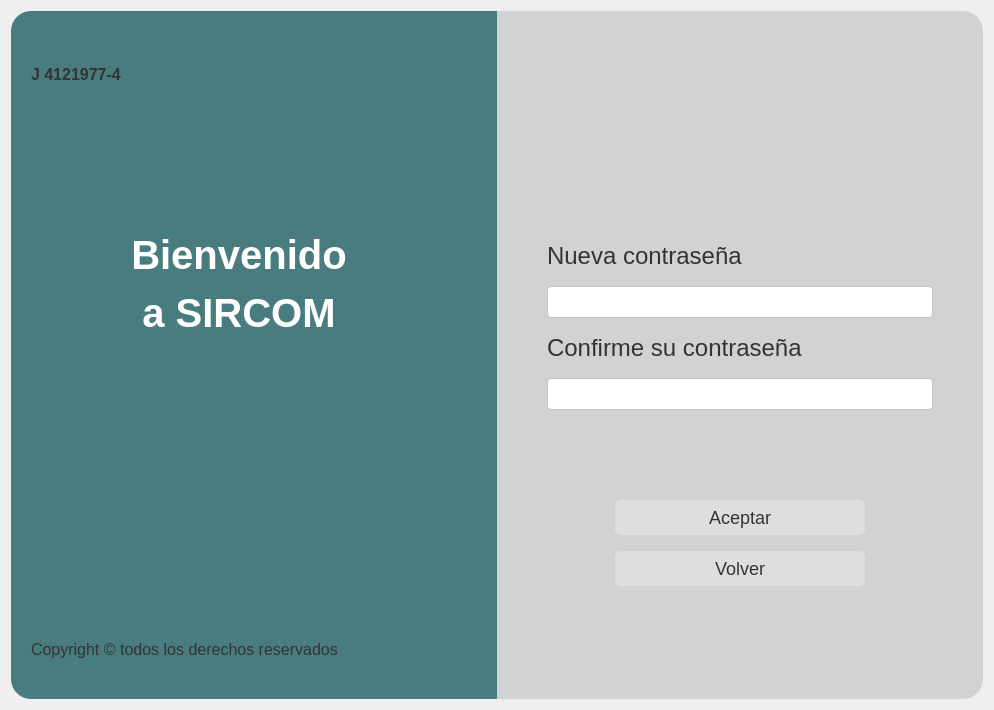
<?xml version="1.0" encoding="UTF-8"?>
<ui version="4.0">
 <class>Form</class>
 <widget class="QWidget" name="Form">
  <property name="geometry">
   <rect>
    <x>0</x>
    <y>0</y>
    <width>994</width>
    <height>710</height>
   </rect>
  </property>
  <property name="windowTitle">
   <string>Form</string>
  </property>
  <property name="styleSheet">
   <string notr="true">QWidget {
    font-family: Arial;
}

#login {
    background: #F0F6F9;
}


#panelIzquierdo {
    background: #487c7e;
    border-top-left-radius: 20px;
    border-bottom-left-radius: 20px;
}

#labelTitulo {
	color: white;
    font-size: 40px;
    font-weight: bold;
}

#panelDerecho{
    background: #d1d2d4;
    border-top-right-radius: 20px;
    border-bottom-right-radius: 20px;
}

QLineEdit {
    background: white;
    border-radius: 4px;
    padding: 6px;
    border: 1px solid #c4c4c4;
    font-size: 14px;
}

QLineEdit:focus {
    border: 1px solid #487c7e;
}

QLabel {
    color: #333;
    font-size: 24px;
}

#labelLink{
    color: #4054d6;
    font-size: 13px;
}
#labelLink:hover {
    text-decoration: underline;
}

QPushButton {
    background: #dedede;
    color: #333;
    border-radius: 6px;
    padding: 7px;
    border: none;
    font-size: 18px;
}

QPushButton:hover {
    background: #cacaca;
}

QPushButton:pressed {
    background: #b5b5b5;
}</string>
  </property>
  <layout class="QHBoxLayout" name="horizontalLayout_2">
   <item>
    <layout class="QHBoxLayout" name="horizontalLayout" stretch="1,1">
     <property name="spacing">
      <number>0</number>
     </property>
     <item>
      <widget class="QWidget" name="panelIzquierdo" native="true">
       <layout class="QVBoxLayout" name="verticalLayout_2" stretch="0,1,3,3,0">
        <property name="leftMargin">
         <number>20</number>
        </property>
        <property name="topMargin">
         <number>20</number>
        </property>
        <property name="rightMargin">
         <number>50</number>
        </property>
        <property name="bottomMargin">
         <number>40</number>
        </property>
        <item>
         <layout class="QHBoxLayout" name="horizontalLayout_3">
          <item>
           <layout class="QVBoxLayout" name="verticalLayout_5">
            <item alignment="Qt::AlignHCenter">
             <widget class="QLabel" name="labelLogo">
              <property name="maximumSize">
               <size>
                <width>200</width>
                <height>200</height>
               </size>
              </property>
              <property name="text">
               <string/>
              </property>
              <property name="pixmap">
               <pixmap>icons/logo.png</pixmap>
              </property>
              <property name="scaledContents">
               <bool>true</bool>
              </property>
             </widget>
            </item>
            <item alignment="Qt::AlignHCenter">
             <widget class="QLabel" name="label_2">
              <property name="text">
               <string>&lt;html&gt;&lt;head/&gt;&lt;body&gt;&lt;p&gt;&lt;span style=&quot; font-size:12pt; font-weight:600;&quot;&gt;J 4121977-4&lt;/span&gt;&lt;/p&gt;&lt;/body&gt;&lt;/html&gt;</string>
              </property>
             </widget>
            </item>
           </layout>
          </item>
          <item>
           <spacer name="horizontalSpacer">
            <property name="orientation">
             <enum>Qt::Horizontal</enum>
            </property>
            <property name="sizeHint" stdset="0">
             <size>
              <width>40</width>
              <height>20</height>
             </size>
            </property>
           </spacer>
          </item>
         </layout>
        </item>
        <item>
         <spacer name="verticalSpacer_3">
          <property name="orientation">
           <enum>Qt::Vertical</enum>
          </property>
          <property name="sizeHint" stdset="0">
           <size>
            <width>20</width>
            <height>40</height>
           </size>
          </property>
         </spacer>
        </item>
        <item alignment="Qt::AlignHCenter|Qt::AlignVCenter">
         <widget class="QLabel" name="labelTitulo">
          <property name="sizePolicy">
           <sizepolicy hsizetype="Minimum" vsizetype="Minimum">
            <horstretch>0</horstretch>
            <verstretch>0</verstretch>
           </sizepolicy>
          </property>
          <property name="text">
           <string>&lt;html&gt;&lt;head/&gt;&lt;body&gt;&lt;p&gt;Bienvenido&lt;/p&gt;&lt;p&gt;a SIRCOM&lt;/p&gt;&lt;/body&gt;&lt;/html&gt;</string>
          </property>
          <property name="alignment">
           <set>Qt::AlignCenter</set>
          </property>
         </widget>
        </item>
        <item>
         <spacer name="verticalSpacer_4">
          <property name="orientation">
           <enum>Qt::Vertical</enum>
          </property>
          <property name="sizeHint" stdset="0">
           <size>
            <width>20</width>
            <height>40</height>
           </size>
          </property>
         </spacer>
        </item>
        <item>
         <widget class="QLabel" name="label_3">
          <property name="text">
           <string>&lt;html&gt;&lt;head/&gt;&lt;body&gt;&lt;p&gt;&lt;span style=&quot; font-size:12pt;&quot;&gt;Copyright ©️ todos los derechos reservados&lt;/span&gt;&lt;/p&gt;&lt;/body&gt;&lt;/html&gt;</string>
          </property>
         </widget>
        </item>
       </layout>
      </widget>
     </item>
     <item>
      <widget class="QWidget" name="panelDerecho" native="true">
       <layout class="QVBoxLayout" name="verticalLayout" stretch="0,0,0,0,0,0,0">
        <property name="spacing">
         <number>16</number>
        </property>
        <property name="leftMargin">
         <number>50</number>
        </property>
        <property name="topMargin">
         <number>40</number>
        </property>
        <property name="rightMargin">
         <number>50</number>
        </property>
        <property name="bottomMargin">
         <number>40</number>
        </property>
        <item>
         <spacer name="verticalSpacer_5">
          <property name="orientation">
           <enum>Qt::Vertical</enum>
          </property>
          <property name="sizeHint" stdset="0">
           <size>
            <width>20</width>
            <height>40</height>
           </size>
          </property>
         </spacer>
        </item>
        <item alignment="Qt::AlignHCenter">
         <widget class="QLabel" name="labelIconUser">
          <property name="maximumSize">
           <size>
            <width>100</width>
            <height>100</height>
           </size>
          </property>
          <property name="text">
           <string/>
          </property>
          <property name="textFormat">
           <enum>Qt::AutoText</enum>
          </property>
          <property name="pixmap">
           <pixmap>../../../Downloads/codigo.svg</pixmap>
          </property>
          <property name="scaledContents">
           <bool>true</bool>
          </property>
         </widget>
        </item>
        <item>
         <spacer name="verticalSpacer_2">
          <property name="orientation">
           <enum>Qt::Vertical</enum>
          </property>
          <property name="sizeHint" stdset="0">
           <size>
            <width>20</width>
            <height>40</height>
           </size>
          </property>
         </spacer>
        </item>
        <item>
         <layout class="QVBoxLayout" name="verticalLayout_4">
          <property name="spacing">
           <number>16</number>
          </property>
          <item>
           <widget class="QLabel" name="labelCodigo">
            <property name="layoutDirection">
             <enum>Qt::LeftToRight</enum>
            </property>
            <property name="text">
             <string>Nueva contraseña</string>
            </property>
           </widget>
          </item>
          <item>
           <widget class="QLineEdit" name="lineEditPasscode">
            <property name="sizePolicy">
             <sizepolicy hsizetype="Minimum" vsizetype="Fixed">
              <horstretch>0</horstretch>
              <verstretch>0</verstretch>
             </sizepolicy>
            </property>
            <property name="minimumSize">
             <size>
              <width>0</width>
              <height>0</height>
             </size>
            </property>
            <property name="baseSize">
             <size>
              <width>0</width>
              <height>-3968</height>
             </size>
            </property>
            <property name="alignment">
             <set>Qt::AlignLeading|Qt::AlignLeft|Qt::AlignVCenter</set>
            </property>
           </widget>
          </item>
          <item>
           <widget class="QLabel" name="label">
            <property name="text">
             <string>Confirme su contraseña</string>
            </property>
           </widget>
          </item>
          <item>
           <widget class="QLineEdit" name="lineEditConfirmar"/>
          </item>
         </layout>
        </item>
        <item>
         <spacer name="verticalSpacer">
          <property name="orientation">
           <enum>Qt::Vertical</enum>
          </property>
          <property name="sizeHint" stdset="0">
           <size>
            <width>20</width>
            <height>40</height>
           </size>
          </property>
         </spacer>
        </item>
        <item>
         <layout class="QVBoxLayout" name="verticalLayout_3">
          <property name="spacing">
           <number>16</number>
          </property>
          <item alignment="Qt::AlignHCenter">
           <widget class="QPushButton" name="buttonAceptar">
            <property name="minimumSize">
             <size>
              <width>250</width>
              <height>0</height>
             </size>
            </property>
            <property name="cursor">
             <cursorShape>PointingHandCursor</cursorShape>
            </property>
            <property name="text">
             <string>Aceptar</string>
            </property>
           </widget>
          </item>
          <item alignment="Qt::AlignHCenter">
           <widget class="QPushButton" name="buttonVolver">
            <property name="minimumSize">
             <size>
              <width>250</width>
              <height>0</height>
             </size>
            </property>
            <property name="cursor">
             <cursorShape>PointingHandCursor</cursorShape>
            </property>
            <property name="text">
             <string>Volver</string>
            </property>
           </widget>
          </item>
         </layout>
        </item>
        <item>
         <spacer name="verticalSpacer_6">
          <property name="orientation">
           <enum>Qt::Vertical</enum>
          </property>
          <property name="sizeHint" stdset="0">
           <size>
            <width>20</width>
            <height>40</height>
           </size>
          </property>
         </spacer>
        </item>
       </layout>
      </widget>
     </item>
    </layout>
   </item>
  </layout>
 </widget>
 <resources/>
 <connections/>
</ui>
